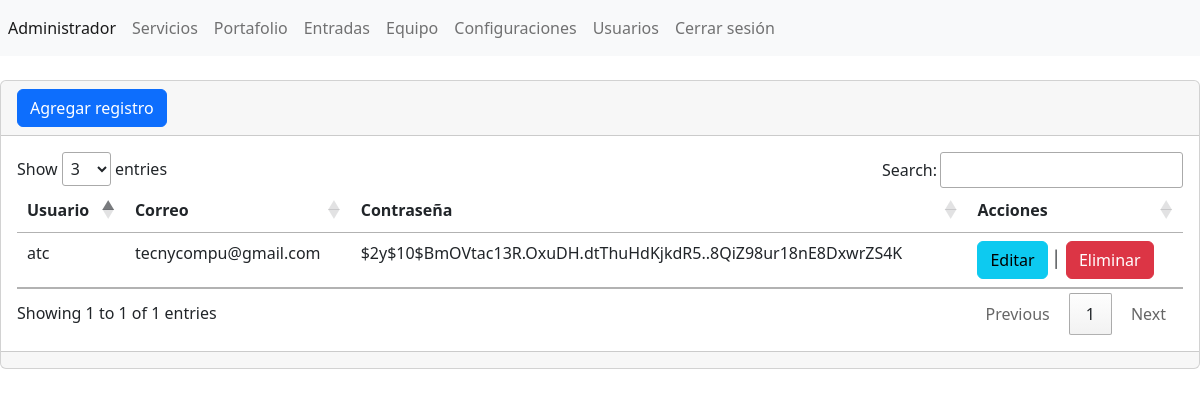
/ProyectoBackend/admin/secciones/usuarios/index.php (signed in), run on the app's committed database.
### tables this page shows
CREATE TABLE `usuarios` (
  `ID` int(11) NOT NULL,
  `usuario` varchar(255) NOT NULL,
  `password` varchar(255) NOT NULL,
  `correo` varchar(255) NOT NULL
);

### ProyectoBackend/admin/secciones/usuarios/index.php (the view, shortened to what this page needs)
<?php
include("../../db.php");
$sentencia = $conexion->prepare("SELECT * FROM `usuarios`");
$sentencia->execute();
$lista_usuarios = $sentencia->fetchAll(PDO::FETCH_ASSOC);
include("../../templates/header.php"); ?>
<div class="card">
    <div class="card-header">
        <a name="" id="" class="btn btn-primary" href="crear.php" role="button">Agregar registro</a>
    </div>
    <div class="card-body">
        <div class="table-responsive-sm">
            <table class="table">
                <thead>
                    <tr>
                        <th scope="col">Usuario</th>
                        <th scope="col">Correo</th>
                        <th scope="col">Contraseña</th>
                        <th scope="col">Acciones</th>
                    </tr>
                </thead>
                <tbody>
                    <?php foreach ($lista_usuarios as $registros) { ?>
                        <tr class="">
                            <td scope="row"><?php echo $registros['usuario']; ?></td>
                            <td><?php echo $registros['correo']; ?></td>
                            <td><?php echo $registros['password']; ?></td>
                            <td>
                                <a name="" id="" class="btn btn-info" href="editar.php?txtID=<?php echo $registros['ID']; ?>" role="button">Editar</a>
                                │
                                <a name="" id="" class="btn btn-danger" href="index.php?txtID=<?php echo $registros['ID']; ?>" role="button">Eliminar</a>
                            </td>
                        </tr>
                    <?php } ?>
                </tbody>
            </table>
        </div>
    </div>
    <div class="card-footer text-muted">
    </div>
</div>
<?php include("../../templates/footer.php"); ?>

### data on the page
usuarios: usuario "atc", correo "tecnycompu@gmail.com", password "$2y$10$BmOVtac13R.OxuDH.dtThuHdKjkdR5..8QiZ98ur18nE8DxwrZS4K"
